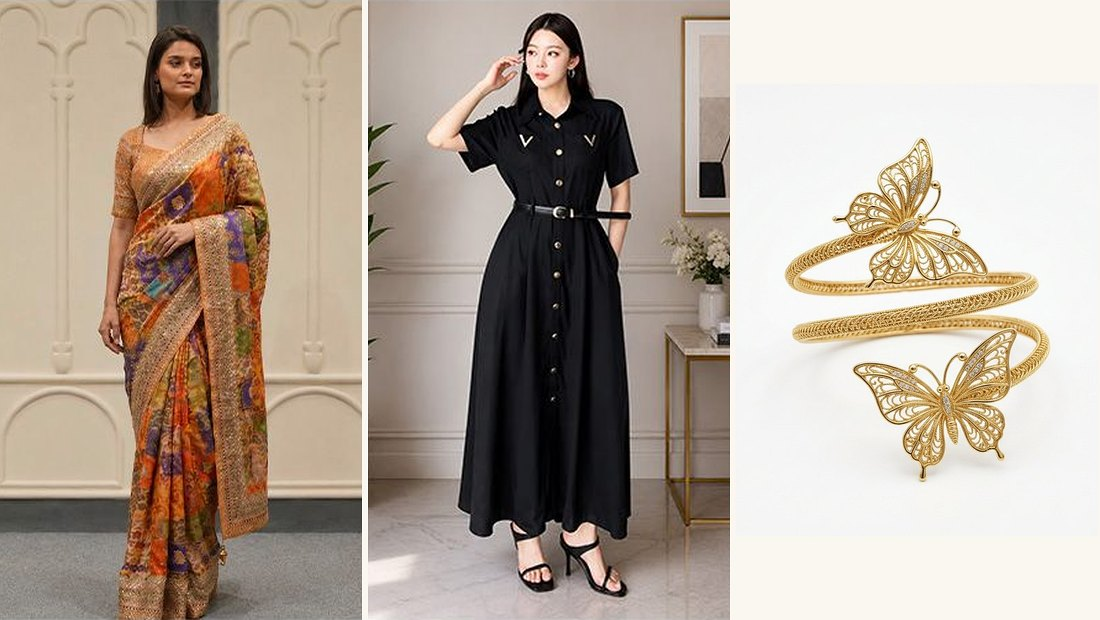
#> input picture assets/hero-mid.jpg, 1100 x 620 px
$ python -i build-og-images.py   (imports and definitions only)
#> lines starting #> are read from the running program, lines starting #| are printed output that depends on the picture; after the words box and inside, x2 and y2 are one past the last pixel; in counts of white or black regions, pixels touching at a corner belong together
#> in make_thumb, im is the input picture: PIL image 1100x620 RGB; mean R, G, B 178.5, 164.4, 151.2
"""Build the link-preview card for every product.

    python3 build-og-images.py            report only, writes nothing
    python3 build-og-images.py --apply    write assets/og/

When a product link is pasted into WhatsApp, the preview comes from the card
named in that page's og:image. WhatsApp gives a landscape image the wide
treatment and a portrait one a small square thumbnail, so these are built at
1200x630 -- the 1.91:1 shape it expects -- even though every product photograph
is portrait.

No text is drawn into the card. WhatsApp already prints the name and price
beside the picture from og:title and og:description, so painting them in as
well would duplicate them, and it would tie the build to a font that is not on
every machine. The card is the boutique's mark and the piece, nothing else.

Output is committed, so `node build-hosted.js` stays free of any dependency.
Rerun this only when a product photograph changes.
"""
import os, re, sys
import numpy as np
from PIL import Image, ImageChops
from scipy import ndimage

HERE = os.path.dirname(os.path.abspath(__file__))
SRC = os.path.join(HERE, "sthree-boutique.html")
OUT = os.path.join(HERE, "assets", "og")
LOGO = os.path.join(HERE, "assets", "logo-web.png")
APPLY = "--apply" in sys.argv

W, H = 1200, 630
CREAM = (250, 246, 240)
PAD = 34                 # breathing room top and bottom
GAP = 56                 # between the mark and the piece


# [27 lines left out: function catalogue, not called in this run]


def trim_box(im, tol=12):
    """The picture inside its flat border, whatever colour that border is."""
#> called with tol = 12
    bg = Image.new("RGB", im.size, im.getpixel((1, 1)))
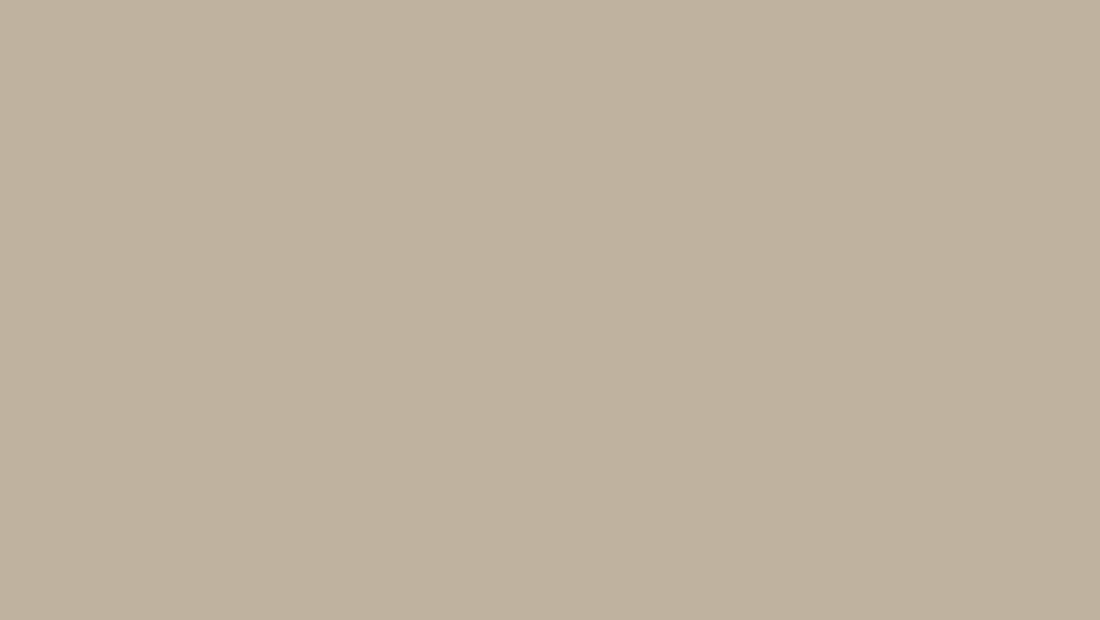
#> bg: PIL image 1100x620 RGB; mean R, G, B 191, 178, 159
    mask = ImageChops.difference(im, bg).convert("L").point(lambda p: 255 if p > tol else 0)
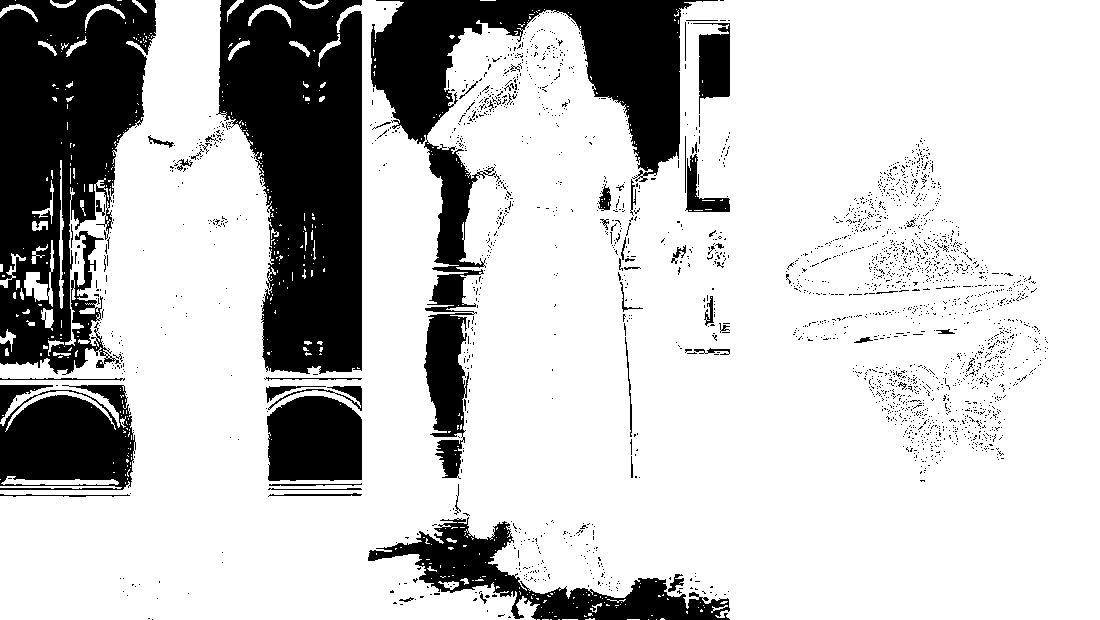
#> mask: PIL image 1100x620 L; 77.4% white; 2502 black regions (2443 under 20 px), largest, box (x1, y1, x2, y2) and area: (216, 0, 362, 374) 40089, (0, 0, 156, 375) 37764, (371, 0, 718, 479) 34206
    return mask.getbbox() or (0, 0, im.width, im.height)


# [27 lines left out: function card, not called in this run]


THUMB = os.path.join(HERE, "assets", "products", "thumb")
THUMB_SIZE = (360, 450)
FULL = os.path.join(HERE, "assets", "products")


FAINT = 4        # alpha below this is invisible haze, not the piece
SPECK = 0.005    # a part holding less of the picture than this is not the piece
KEEP = 0.98      # ... and the trim is refused outright if it would cost this much
SOLID = 0.85     # opaque this far out to its own edges and it is a photograph
INSET = 4        # the one margin, in pixels of the 360x450 card


# [48 lines left out: functions alpha_box, is_photograph, not called in this run]


def make_thumb(path, transparent=False):
    """The piece as large as the card will take it without ever cutting into it.

    The full-size files are letterboxed so the zoom viewer always gets the same
    canvas, and a card that showed that padding too had the piece floating in
    the middle of it. Trim to the piece first, then one rule, with the picture
    deciding which half of it applies:

    a cut-out is fitted whole inside the card, undistorted, with one consistent
    margin -- nothing of the piece is ever cropped;

    a photograph fills the card, centred, because what the crop takes off it is
    somebody's backdrop.

    The flat .jpg copies keep the older shape-based treatment: they have no
    alpha to read, so a composite of several views has to be recognised by being
    wide, and a full-length figure by being tall -- filling that one costs a
    sixth of its height, which is her head and the hem."""
    tw, th = THUMB_SIZE
    if transparent:
        # Cut from the RGBA original so the thumbnail keeps its alpha. The card
        # and the gallery strip sit on cream-alt, and a thumbnail flattened onto
        # cream shows a visible seam against it.
        im = Image.open(path)
        im.load()
        im = im.convert("RGBA")
        im = im.crop(alpha_box(im))
        canvas = Image.new("RGBA", (tw, th), (0, 0, 0, 0))
        if is_photograph(im):
            s = max(tw / im.width, th / im.height)
            r = im.resize((max(1, round(im.width * s)), max(1, round(im.height * s))), Image.LANCZOS)
            canvas.paste(r, (-(r.width - tw) // 2, -(r.height - th) // 2))
        else:
            s = min((tw - INSET * 2) / im.width, (th - INSET * 2) / im.height)
            r = im.resize((max(1, round(im.width * s)), max(1, round(im.height * s))), Image.LANCZOS)
            canvas.paste(r, ((tw - r.width) // 2, (th - r.height) // 2))
        return canvas

    im = Image.open(path).convert("RGB")
    # Trim the cream this pipeline letterboxed on, and nothing else. trim_box
    # reads whatever colour sits in the corner, which is right for that padding
    # and wrong for a photograph shot against a white studio wall: there the
    # backdrop IS the picture, and trimming it leaves a sliver of model that
    # then gets letterboxed again, tiny, in the middle of the card. If the trim
    # would eat more than half of either side, the border was never padding.
    box = trim_box(im)
#> box = (0, 0, 1100, 620)
    kept_w = (box[2] - box[0]) / im.width
#> kept_w = 1
    kept_h = (box[3] - box[1]) / im.height
#> kept_h = 1
    if kept_w > 0.5 and kept_h > 0.5:
        im = im.crop(box)
    canvas = Image.new("RGB", (tw, th), CREAM)
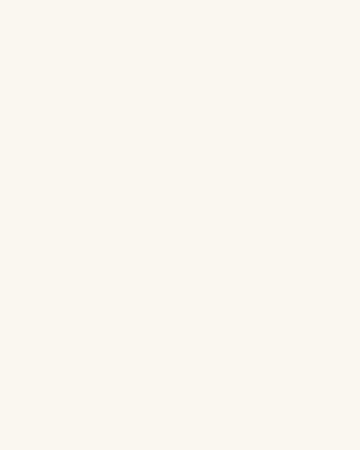
#> canvas: PIL image 360x450 RGB; mean R, G, B 250, 246, 240
    ar, frame = im.width / im.height, tw / th
#> ar = 1.77; frame = 0.8
    if ar > 1.30:
        s = min((tw - INSET * 2) / im.width, (th - INSET * 2) / im.height)
#> s = 0.32
        r = im.resize((max(1, round(im.width * s)), max(1, round(im.height * s))), Image.LANCZOS)
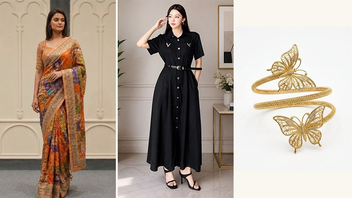
#> r: PIL image 352x198 RGB; mean R, G, B 178.5, 164.4, 151.2
        canvas.paste(r, ((tw - r.width) // 2, (th - r.height) // 2))
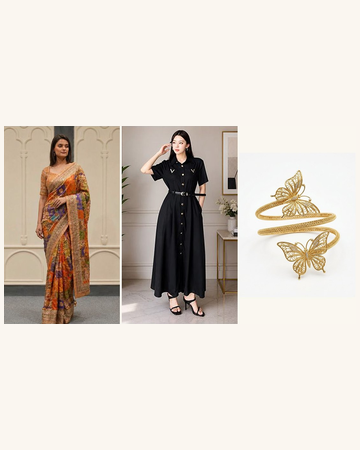
#> canvas: PIL image 360x450 RGB; mean R, G, B 219.2, 210.9, 201.8
    elif ar < frame * 0.88:
        r = im.resize((max(1, round(im.width * th / im.height)), th), Image.LANCZOS)
        canvas.paste(r, ((tw - r.width) // 2, 0))
    else:
        s = max(tw / im.width, th / im.height)
        r = im.resize((max(1, round(im.width * s)), max(1, round(im.height * s))), Image.LANCZOS)
        canvas.paste(r, (-(r.width - tw) // 2, -(r.height - th) // 2))
    return canvas


# [60 lines left out: functions rebuild_thumbs, main, not called in this run]


# [2 lines not run here, left out]

>>> result = make_thumb('assets/hero-mid.jpg')
